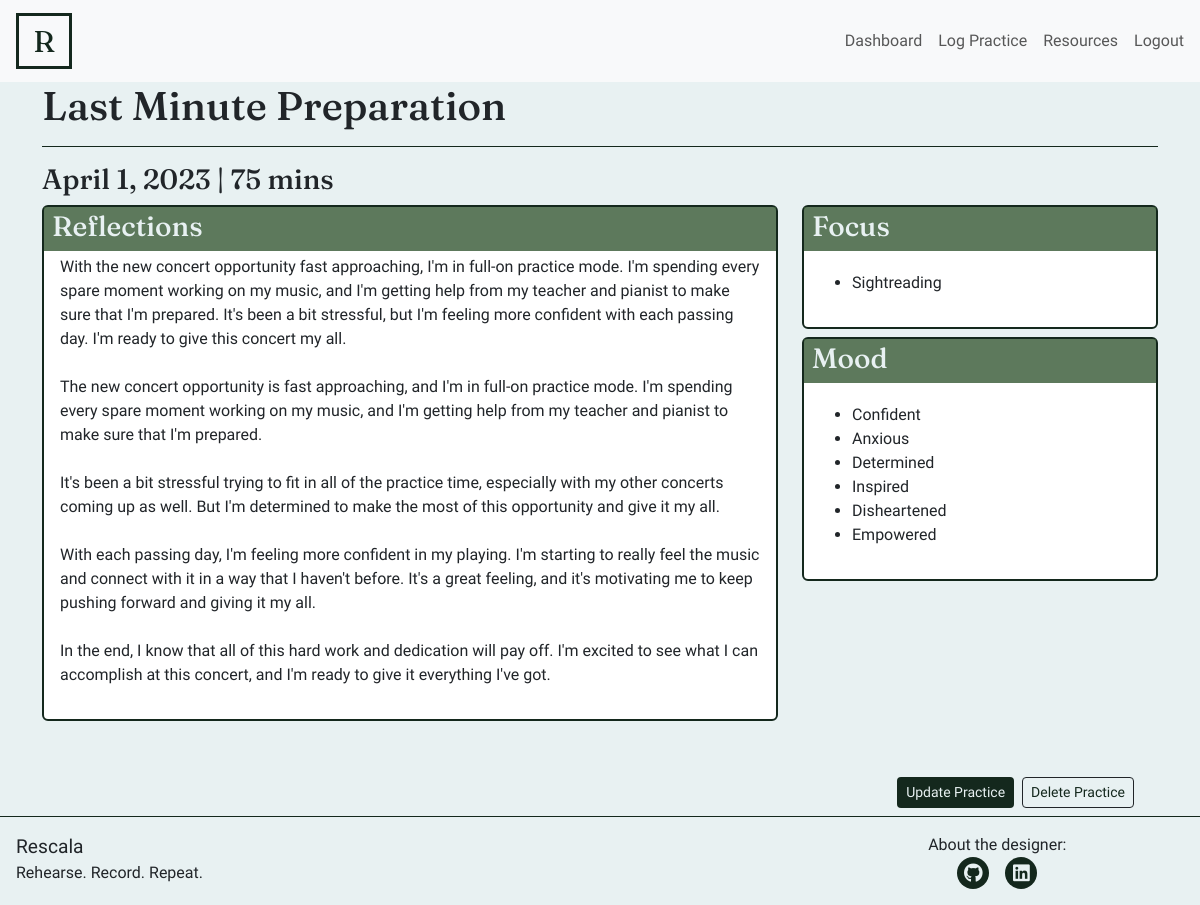
/practice/61/ (signed in), run on the app's committed database.
### practicelog/models.py (models this page shows)
class Session(models.Model):
    user = models.ForeignKey(Profile, on_delete=models.CASCADE, name='user')
    date = models.DateField(validators=[validators.validate_date])
    duration = models.IntegerField(validators=[validators.validate_duration])
    headline = models.CharField(max_length=150)
    focus = models.JSONField(default=list, blank=True)
    moods = models.JSONField(default=list, blank=True)
    summary = models.TextField()

### practicelog/views.py (the view, shortened to what this page needs)
class SessionDetails(LoginRequiredMixin, View):
    def get(self, request, session_id, *args, **kwargs):
        session = get_object_or_404(Session, id=session_id)
        return render(
            request, 'sessiondetails.html',
            {
                "session": session
            }
        )

### templates/sessiondetails.html (shortened to what this page needs)
{% extends "base.html" %}
{% block content %}
<div class="container">
  <div class="row">
    <div class="col">
      <h1>{{session.headline}}</h1>
      <hr />
    </div>
  </div>
  <div class="row">
    <div class="col-md-12">
        <h3>
          {{session.date}} |
          {{session.duration}} mins
        </h3>
    </div>
  </div>
    <div class="row">
      <div class="col-md-8 mb-2">
        <div class="card dashboard-card">
          <div class="card-body">
            <div class="dashboard-title">
              <h3>Reflections</h3>
            </div>
            <div class="dashboard-content">
              <p>
                {{session.summary|linebreaksbr }}
              </p>
            </div>
          </div>
        </div>
      </div>
      <div class="col-md-4">
        <div class="card dashboard-card mb-2">
          <div class="card-body">
            <div class="dashboard-title">
              <h3>Focus</h3>
            </div>
            <div class="dashboard-content">
              <p>
                {% if session.focus %}
                <ul>
                  {% for focus in session.focus%}
                  <li>{{focus | title }}</li>
                  {% endfor %}
                </ul>
                {% else %}
                <div>No focus was logged for this session</div>
                {% endif %}
                </p>
            </div>
          </div>
        </div>
        <div class="card dashboard-card">
          <div class="card-body">
            <div class="dashboard-title">
              <h3>Mood</h3>
            </div>
            <div class="dashboard-content">
              <p>
                {% if session.moods %}
                <ul>
                  {% for mood in session.moods%}
                  <li>{{mood | title }}</li>
                  {% endfor %}
                </ul>
                {% else %}
                <div>No moods were logged for this session</div>
                {% endif %}
                </p>
            </div>
          </div>
        </div>
  </div>
  <div class="row pt-5 mb-2">
    <div class="col-md-12 d-flex justify-content-md-end justify-content-center">
      <a class="btn btn-sm btn-very-dark me-1" href="{% url 'edit_session' session.id %}">Update Practice</a>
      <button type="button" class="btn btn-dark btn-sm ms-1" data-toggle="modal" data-target="#deleteSessionModal">
        Delete Practice
      </button>
    </div>
  </div>
</div>
{% endblock %}

### templates/base.html (shortened to what this page needs)
{% load static %}
<!DOCTYPE html>
<html lang="en">
  <head>
    <link href="https://cdn.jsdelivr.net/npm/bootstrap@5.3.0-alpha1/dist/css/bootstrap.min.css" rel="stylesheet"
>
    <link rel="stylesheet" href="https://cdnjs.cloudflare.com/ajax/libs/font-awesome/6.3.0/css/all.min.css"
>
    <link rel="stylesheet" href="{% static 'css/style.css' %}">
  </head>
  <body>
    {% block header%}
    <header>
      <nav class="navbar navbar-expand-lg bg-body-tertiary h-100">
        <a class="navbar-brand" href="{% url 'landing_page' %}">
          <div class="rescala-logo">
            <span>R</span>
          </div>
        </a>
        <div class="collapse navbar-collapse" id="navbarSupportedContent">
          {% with request.resolver_match.url_name as url_name %}
          <ul class="navbar-nav ms-auto me-2 mb-2 mb-lg-0">
            {% if user.is_authenticated %}
            <li class="nav-item {% if url_name == 'dashboard' %}active{% endif %} ms-3 ms-lg-0">
              <a class="nav-link " href="{% url 'dashboard' %}">Dashboard</a>
            </li>
            <li class="nav-item {% if url_name == 'create_log' %}active{% endif %} ms-3 ms-lg-0">
              <a class="nav-link" href="{% url 'create_log' %}">Log Practice</a>
            </li>
            <li class="nav-item {% if url_name == 'resources' %}active{% endif %} ms-3 ms-lg-0">
              <a class="nav-link" href="{% url 'resources' %}">Resources</a>
            </li>
            <li class="nav-item {% if url_name == 'account_logout' %}active{% endif %} ms-3 ms-lg-0">
              <a class="nav-link" href="{% url 'account_logout' %}">Logout</a>
            </li>
            {% endif %}
          </ul>
          {% endwith %}
        </div>
      </nav>
    </header>
    {%endblock header%}
    <main> {% block content %} {% endblock content %} </main>
    <footer class=" p-3 ">
      <div class="row">
        <div class="col-md-8 d-flex flex-column align-items-center align-items-md-start">
          <div class="subtitle"> Rescala </div>
          <div> Rehearse. Record. Repeat. </div>
        </div>
        <div class="col-md-4">
          <div class="div text-center">About the designer:</div>
          <div class="d-flex justify-content-center">
            <a href="https://github.com/denham-ed" target="_blank"
              aria-label="Visit the Developer's GitHub page (Opens in a new tab)">
              <div class="circle d-flex justify-content-center align-items-center mx-2">
                <i class="fa-brands fa-github"></i>
              </div>
            </a>
            <a href="https://www.linkedin.com/in/ed-denham-313743153/" target="_blank"
              aria-label="Visit the Developer's LinkedIn page (Opens in a new tab)">
              <div class="circle d-flex justify-content-center align-items-center mx-2">
                <i class="fa-brands fa-linkedin"></i>
              </div>
            </a>
          </div>
        </div>
      </div>
    </footer>
  </body>
</html>

### static/css/style.css (style rules this page uses)
body { font-family: 'Work Sans', Courier, monospace; background-color: #E8F1F2; accent-color: #355834; display: flex; flex-direction: column; height: 100vh; font-weight: 300; }
main { flex-grow: 1; }
hr { border-top: #14281D 1px solid; opacity: 1; }
header { font-weight: 400; }
h1, h2, h3 { font-family: 'Fraunces', Courier, monospace; }
a { text-decoration: none; color: #14281D; }
.subtitle { font-size: 120%; font-weight: 400; }
footer { border-top: 1px solid #14281D; }
.btn-very-dark { color: #E8F1F2; background-color: #14281D; }
.btn-dark { color: #14281D; background-color: #E8F1F2; }
.rescala-logo { border: 0.2rem solid #14281D; color: #14281D; width: 3.5rem; height: 3.5rem; display: flex; justify-content: center; align-items: center; font-family: 'Fraunces', Courier, monospace; font-size: 150%; margin-left: 1rem; }
.circle { height: 2rem; width: 2rem; border-radius: 50%; background-color: #14281D; }
.circle i { color: #E8F1F2; font-size: 120%; }
.dashboard-card { position: relative; }
.dashboard-card .dashboard-title { width: 100%; color: #E8F1F2; background-color: rgba(53,88,52,0.8); position: absolute; top: 0; left: 0; margin-bottom: 2rem; padding-top: 0.2rem; padding-left: 0.5rem; }
.dashboard-content { padding-top: 2rem; }
.card { border: 2px solid #14281D; }

### data on the page
Session: headline "Last Minute Preparation", date "April 1, 2023", duration "75", summary "With the new concert opportunity fast approaching, I'm in full-on practice mode. I'm spending every spare moment working on my music, and I'm getting help from my teacher and pianist to make sure that I'm prepared. It's been a bit stressful, but I'm feeling more confident with each passing day. I'm ready to give this concert my all. The new concert opportunity is fast approaching, and I'm in full-on practice mode. I'm spending every spare moment working on my music, and I'm getting help from my teacher and pianist to make sure that I'm prepared. It's been a bit stressful trying to fit in all of the practice time, especially with my other concerts coming up as well. But I'm determined to…"

### other printed values
{{ focus | title }} "Sightreading"
{{ mood | title }} "Confident" "Anxious" "Determined" "Inspired" "Disheartened" "Empowered"
